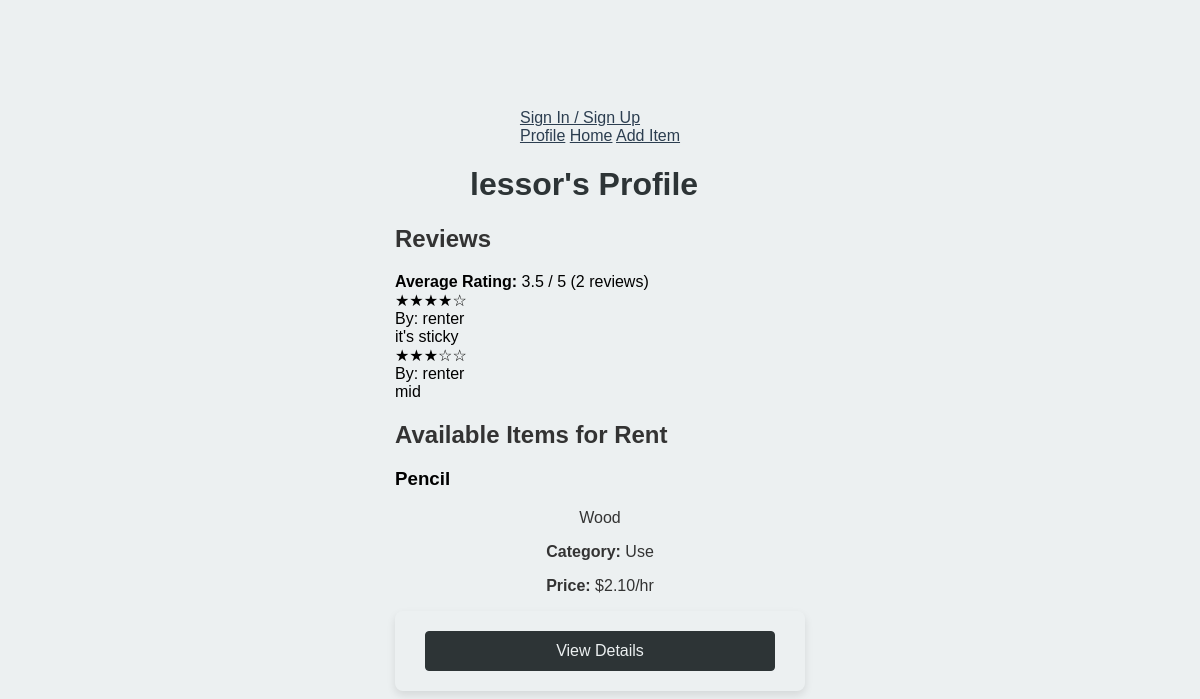
/other_profile.php?lessor_id=7 (signed in), run on the app's committed database.
### tables this page shows
CREATE TABLE `users` (
  `user_id` int(11) NOT NULL,
  `username` varchar(50) NOT NULL,
  `password` varchar(255) NOT NULL,
  `email` varchar(255) NOT NULL,
  `phone` varchar(10) DEFAULT NULL,
  `role` enum('admin','general') NOT NULL
);

CREATE TABLE `reviews` (
  `review_id` int(11) NOT NULL,
  `review` varchar(250) NOT NULL,
  `stars` int(5) DEFAULT NULL,
  `renter_id` int(11) DEFAULT NULL,
  `lessor_id` int(11) DEFAULT NULL
);

CREATE TABLE `items` (
  `item_id` int(11) NOT NULL,
  `lessor_id` int(11) NOT NULL,
  `renter_id` int(11) DEFAULT NULL,
  `item_name` varchar(50) NOT NULL,
  `description` varchar(255) NOT NULL,
  `category` varchar(50) NOT NULL,
  `rental_price` decimal(10,2) NOT NULL,
  `availability` tinyint(1) NOT NULL
);

### other_profile.php (the view, shortened to what this page needs)
<?php
require_once "db_connection.php";
$lessor_id = $_GET['lessor_id'];
$stmt = $conn->prepare("SELECT username FROM users WHERE user_id = ?");
$stmt->bind_param("i", $lessor_id);
$stmt->execute();
$result = $stmt->get_result();
$lessor = $result->fetch_assoc();
$stmt = $conn->prepare("SELECT DISTINCT r.review_id, r.review, r.stars, r.renter_id, u.username
                        FROM `reviews` r
                        JOIN users u ON r.renter_id = u.user_id
                        JOIN items i ON r.renter_id = i.renter_id
                        WHERE i.lessor_id = ?
                        ORDER BY r.review_id DESC");
$stmt->bind_param("i", $lessor_id);
$stmt->execute();
$reviews_result = $stmt->get_result();
$avg_rating = 0;
$total_reviews = $reviews_result->num_rows;
if ($total_reviews > 0) {
    $stmt = $conn->prepare("SELECT AVG(DISTINCT r.stars) as avg_rating
                           FROM `reviews` r
                           JOIN items i ON r.renter_id = i.renter_id
                           WHERE i.lessor_id = ?");
    $stmt->bind_param("i", $lessor_id);
    $stmt->execute();
    $avg_result = $stmt->get_result();
    $avg_data = $avg_result->fetch_assoc();
    $avg_rating = round($avg_data['avg_rating'], 1);
}
$stmt = $conn->prepare("SELECT * FROM items WHERE lessor_id = ? AND availability = 0");
$stmt->bind_param("i", $lessor_id);
$stmt->execute();
$items_result = $stmt->get_result();
?>
<!DOCTYPE html>
<html lang="en">
<head>
    <link rel="stylesheet" href="css/styles.css">
</head>
<body>
    <?php include "navbar.php"; ?>
    <div class="main">
        <div class="profile-container">
            <h1><?php echo htmlspecialchars($lessor['username']); ?>'s Profile</h1>
            <div class="reviews-section">
                <h2>Reviews</h2>
                <?php if ($total_reviews > 0): ?>
                    <div class="avg-rating">
                        <strong>Average Rating:</strong> <?php echo $avg_rating; ?> / 5
                        (<?php echo $total_reviews; ?> <?php echo $total_reviews == 1 ? 'review' : 'reviews'; ?>)
                    </div>
                    <?php
                    $reviews_result->data_seek(0);
                    while ($review = $reviews_result->fetch_assoc()):
                    ?>
                        <div class="review-card">
                            <div class="stars">
                                <?php
                                for ($i = 1; $i <= 5; $i++) {
                                    if ($i <= $review['stars']) {
                                        echo "★";
                                    } else {
                                        echo "☆";
                                    }
                                }
                                ?>
                            </div>
                            <div class="reviewer-name">
                                By: <?php echo htmlspecialchars($review['username']); ?>
                            </div>
                            <div class="review-content">
                                <?php echo htmlspecialchars($review['review']); ?>
                            </div>
                        </div>
                    <?php endwhile; ?>
                <?php else: ?>
                    <p>No reviews yet.</p>
                <?php endif; ?>
            </div>
            <div class="lessor-items">
                <h2>Available Items for Rent</h2>
                <?php if ($items_result->num_rows > 0): ?>
                    <div class="items-grid">
                        <?php while ($item = $items_result->fetch_assoc()): ?>
                            <div class="item-card">
                                <h3><?php echo htmlspecialchars($item['item_name']); ?></h3>
                                <p><?php echo htmlspecialchars(substr($item['description'], 0, 100)) . (strlen($item['description']) > 100 ? '...' : ''); ?></p>
                                <p><strong>Category:</strong> <?php echo htmlspecialchars($item['category']); ?></p>
                                <p><strong>Price:</strong> $<?php echo htmlspecialchars($item['rental_price']); ?>/hr</p>
                                <form method="POST" action="item_page.php">
                                    <button type="submit" class="blue-btn">View Details</button>
                                </form>
                            </div>
                        <?php endwhile; ?>
                    </div>
                <?php else: ?>
                    <p>This user has no available items for rent at the moment.</p>
                <?php endif; ?>
            </div>
        </div>
    </div>
</body>
</html>

### css/styles.css (style rules this page uses)
body { font-family: Arial, sans-serif; background-color: #ecf0f1; display: flex; flex-direction: column; align-items: center; justify-content: center; height: 100vh; margin: 0; }
form { padding: 20px 30px; border-radius: 8px; align-items: center; justify-content: center; text-align-all: center; box-shadow: 0 4px 8px rgba(0,0,0,0.1); width: 350px; }
h1 { color: #2d3436; align-items: center; justify-content: center; text-align-all: center; padding-left: 75px; }
h2 { color: #333; }
button { width: 100%; padding: 10px; background-color: #2d3436; color: #ecf0f1; border: 1px solid; border-color: #2d3436; border-radius: 4px; font-size: 16px; cursor: pointer; }
p { margin-top: 15px; color: #333; text-align: center; }

### data on the page
users: username "lessor"
reviews: stars 4 (drawn), renter.username "renter", review "it's sticky"
reviews: stars 3 (drawn), renter.username "renter", review "mid"
items: item_name "Pencil", description "Wood", category "Use", rental_price "2.10"

### other printed values
$avg_rating "3.5"
$total_reviews "2"
